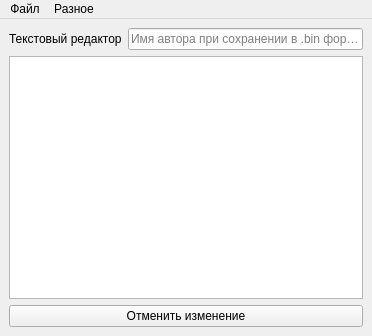
<?xml version="1.0" encoding="UTF-8"?>
<ui version="4.0">
 <class>MainWindow</class>
 <widget class="QMainWindow" name="MainWindow">
  <property name="geometry">
   <rect>
    <x>0</x>
    <y>0</y>
    <width>372</width>
    <height>336</height>
   </rect>
  </property>
  <property name="windowTitle">
   <string>QT Домашнее задание №5</string>
  </property>
  <property name="layoutDirection">
   <enum>Qt::LeftToRight</enum>
  </property>
  <property name="autoFillBackground">
   <bool>false</bool>
  </property>
  <property name="styleSheet">
   <string notr="true"/>
  </property>
  <widget class="QWidget" name="centralwidget">
   <layout class="QVBoxLayout" name="verticalLayout">
    <item>
     <layout class="QHBoxLayout" name="horizontalLayout">
      <item>
       <widget class="QLabel" name="text_editor_label">
        <property name="text">
         <string>Текстовый редактор</string>
        </property>
       </widget>
      </item>
      <item>
       <widget class="QLineEdit" name="text_editor_author">
        <property name="placeholderText">
         <string>Имя автора при сохранении в .bin формат</string>
        </property>
       </widget>
      </item>
     </layout>
    </item>
    <item>
     <widget class="QPlainTextEdit" name="text_editor_editor"/>
    </item>
    <item>
     <widget class="QPushButton" name="text_editor_undo">
      <property name="text">
       <string>Отменить изменение</string>
      </property>
     </widget>
    </item>
   </layout>
  </widget>
  <widget class="QMenuBar" name="menuBar">
   <property name="geometry">
    <rect>
     <x>0</x>
     <y>0</y>
     <width>372</width>
     <height>20</height>
    </rect>
   </property>
   <widget class="QMenu" name="menu">
    <property name="title">
     <string>Файл</string>
    </property>
    <addaction name="new_file"/>
    <addaction name="open_file"/>
    <addaction name="open_file_readOnly"/>
    <addaction name="separator"/>
    <addaction name="save_txt"/>
    <addaction name="save_bin"/>
    <addaction name="separator"/>
    <addaction name="quit"/>
   </widget>
   <widget class="QMenu" name="menu_2">
    <property name="title">
     <string>Разное</string>
    </property>
    <addaction name="translate"/>
    <addaction name="settings"/>
    <addaction name="about"/>
   </widget>
   <addaction name="menu"/>
   <addaction name="menu_2"/>
  </widget>
  <action name="open_file_readOnly">
   <property name="text">
    <string>Открыть файл только для чтения</string>
   </property>
  </action>
  <action name="open_file">
   <property name="text">
    <string>Открыть файл</string>
   </property>
  </action>
  <action name="new_file">
   <property name="text">
    <string>Новый файл</string>
   </property>
  </action>
  <action name="save_txt">
   <property name="text">
    <string>Сохранить файл в txt</string>
   </property>
  </action>
  <action name="save_bin">
   <property name="text">
    <string>Сохранить файл в bin</string>
   </property>
  </action>
  <action name="about">
   <property name="text">
    <string>Справка</string>
   </property>
  </action>
  <action name="translate">
   <property name="text">
    <string>Translate</string>
   </property>
  </action>
  <action name="quit">
   <property name="text">
    <string>Выход</string>
   </property>
  </action>
  <action name="settings">
   <property name="text">
    <string>Настройки</string>
   </property>
  </action>
 </widget>
 <resources/>
 <connections/>
</ui>
